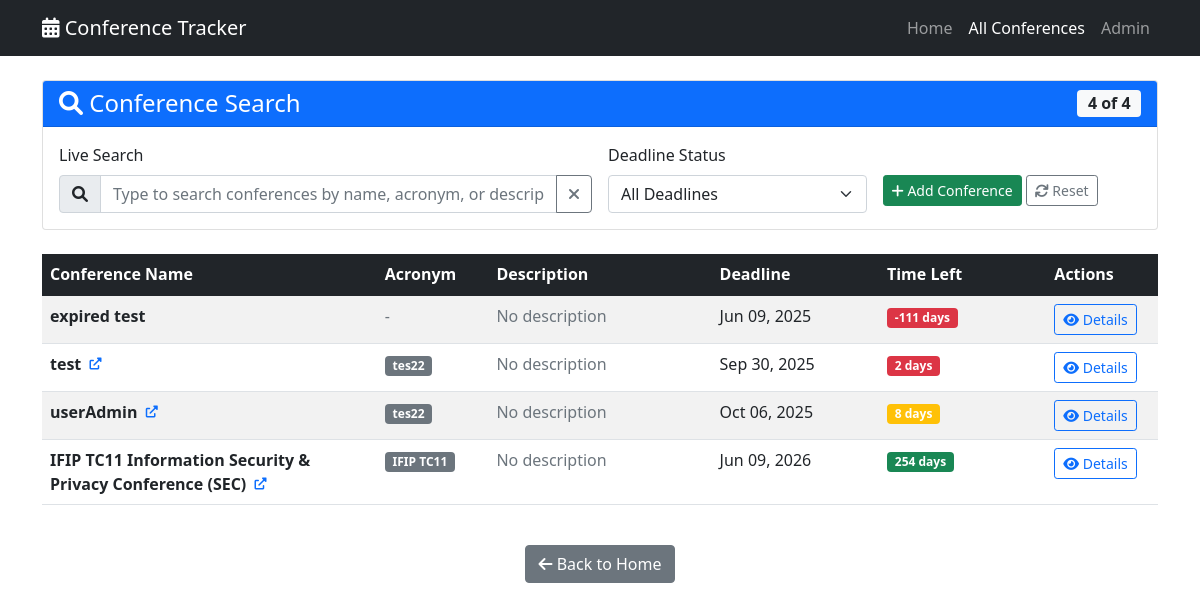
/conferences/, run on the app's committed database.
### conferences/models.py (models this page shows, shortened)
class Conference(models.Model):
    name = models.CharField(max_length=200)
    acronym = models.CharField(max_length=50, blank=True)
    website = models.URLField(blank=True)
    submission_deadline = models.DateTimeField()
    call_for_papers = models.FileField(
        upload_to='conference_pdfs/',
        blank=True,
        null=True,
        help_text="Upload PDF call for papers"
    )
    created_at = models.DateTimeField(auto_now_add=True)
    def days_until_deadline(self):
        delta = self.submission_deadline - timezone.now()
        return delta.days

### conferences/views.py (the view)
# urls.py: path('', views.conference_list, name='conference_list'),
def conference_list(request):
    conferences = Conference.objects.all().order_by('submission_deadline')
    return render(request, 'conferences/conference_list.html', {'conferences': conferences})

### conferences/templates/conferences/conference_list.html (shortened to what this page needs)
<!DOCTYPE html>
<html>
<head>
    <link href="https://cdn.jsdelivr.net/npm/bootstrap@5.1.3/dist/css/bootstrap.min.css" rel="stylesheet">
    <link rel="stylesheet" href="https://cdnjs.cloudflare.com/ajax/libs/font-awesome/6.0.0/css/all.min.css">
</head>
<body>
    <nav class="navbar navbar-expand-lg navbar-dark bg-dark">
        <div class="container">
            <a class="navbar-brand" href="{% url 'home' %}">
                <i class="fas fa-calendar-alt"></i> Conference Tracker
            </a>
            <div class="navbar-nav">
                <a class="nav-link" href="{% url 'home' %}">Home</a>
                <a class="nav-link active" href="{% url 'conference_list' %}">All Conferences</a>
                <a class="nav-link" href="/admin/">Admin</a>
            </div>
        </div>
    </nav>
    <div class="container mt-4">
        <div class="card mb-4">
            <div class="card-header bg-primary text-white d-flex justify-content-between align-items-center">
                <h4 class="mb-0"><i class="fas fa-search"></i> Conference Search</h4>
                <span id="resultsCount" class="badge bg-light text-dark fs-6">Loading...</span>
            </div>
            <div class="card-body">
                <div class="row g-3">
                    <div class="col-md-6">
                        <label for="liveSearch" class="form-label">Live Search</label>
                        <div class="input-group">
                            <span class="input-group-text"><i class="fas fa-search"></i></span>
                            <input type="text"
                                   class="form-control"
                                   id="liveSearch"
                                   placeholder="Type to search conferences by name, acronym, or description..."
                                   autocomplete="off">
                            <button class="btn btn-outline-secondary" type="button" id="clearSearch">
                                <i class="fas fa-times"></i>
                            </button>
                        </div>
                    </div>
                    <div class="col-md-3">
                        <label for="deadlineFilter" class="form-label">Deadline Status</label>
                        <select class="form-select" id="deadlineFilter">
                            <option value="all">All Deadlines</option>
                        </select>
                    </div>
                    <div class="col-md-3">
                        <label class="form-label">&nbsp;</label>
                        <div>
                            <a href="/admin/conferences/conference/add/" class="btn btn-success btn-sm">
                                <i class="fas fa-plus"></i> Add Conference
                            </a>
                            <button class="btn btn-outline-secondary btn-sm" onclick="clearAllFilters()">
                                <i class="fas fa-sync"></i> Reset
                            </button>
                        </div>
                    </div>
                </div>
            </div>
        </div>
        <div class="table-responsive">
            <table class="table table-hover table-striped">
                <thead class="table-dark">
                    <tr>
                        <th width="30%">Conference Name</th>
                        <th width="10%">Acronym</th>
                        <th width="20%">Description</th>
                        <th width="15%">Deadline</th>
                        <th width="15%">Time Left</th>
                        <th width="10%">Actions</th>
                    </tr>
                </thead>
                <tbody id="conferencesTableBody">
                    {% for conference in conferences %}
                    <tr class="conference-row"
                        data-name="{{ conference.name|lower }}"
                        data-acronym="{{ conference.acronym|default:''|lower }}"
                        data-description="{{ conference.description|default:''|lower }}"
                        data-days="{{ conference.days_until_deadline }}"
                        data-website="{{ conference.website|default:'' }}">
                        <td>
                            <strong class="conference-name">{{ conference.name }}</strong>
                            {% if conference.website %}
                            <a href="{{ conference.website }}" target="_blank" class="text-decoration-none ms-1" title="Visit website">
                                <i class="fas fa-external-link-alt fa-xs"></i>
                            </a>
                            {% endif %}
                        </td>
                        <td>
                            {% if conference.acronym %}
                            <span class="badge bg-secondary conference-acronym">{{ conference.acronym }}</span>
                            {% else %}
                            <span class="text-muted">-</span>
                            {% endif %}
                        </td>
                        <td>
                            <span class="conference-description">
                                {% if conference.description %}
                                    {{ conference.description|truncatewords:15 }}
                                {% else %}
                                    <span class="text-muted">No description</span>
                                {% endif %}
                            </span>
                        </td>
                        <td>
                            <span class="conference-deadline">{{ conference.submission_deadline|date:"M d, Y" }}</span>
                        </td>
                        <td>
                            <span class="badge conference-days
                                {% if conference.days_until_deadline < 7 %}bg-danger
                                {% elif conference.days_until_deadline < 30 %}bg-warning
                                {% else %}bg-success{% endif %}">
                                {{ conference.days_until_deadline }} days
                            </span>
                        </td>
                        <td>
                            <a href="{% url 'conference_detail' conference.pk %}" class="btn btn-sm btn-outline-primary" title="View details">
                                <i class="fas fa-eye"></i> Details
                            </a>
                        </td>
                    </tr>
                    {% endfor %}
                </tbody>
            </table>
        </div>
        <div class="text-center mt-4">
            <a href="{% url 'home' %}" class="btn btn-secondary">
                <i class="fas fa-arrow-left"></i> Back to Home
            </a>
        </div>
    </div>
</body>
</html>

### conferences/templates/conferences/conference_list.html (style rules this page uses)
.conference-row { transition: all 0.3s ease; }

### data on the page
Conference: name "expired test", submission_deadline "Jun 09, 2025", days_until_deadline "-111"
Conference: name "test", acronym "tes22", submission_deadline "Sep 30, 2025", days_until_deadline "2"
Conference: name "userAdmin", acronym "tes22", submission_deadline "Oct 06, 2025", days_until_deadline "8"
Conference: name "IFIP TC11 Information Security & Privacy Conference (SEC)", acronym "IFIP TC11", submission_deadline "Jun 09, 2026", days_until_deadline "254"
